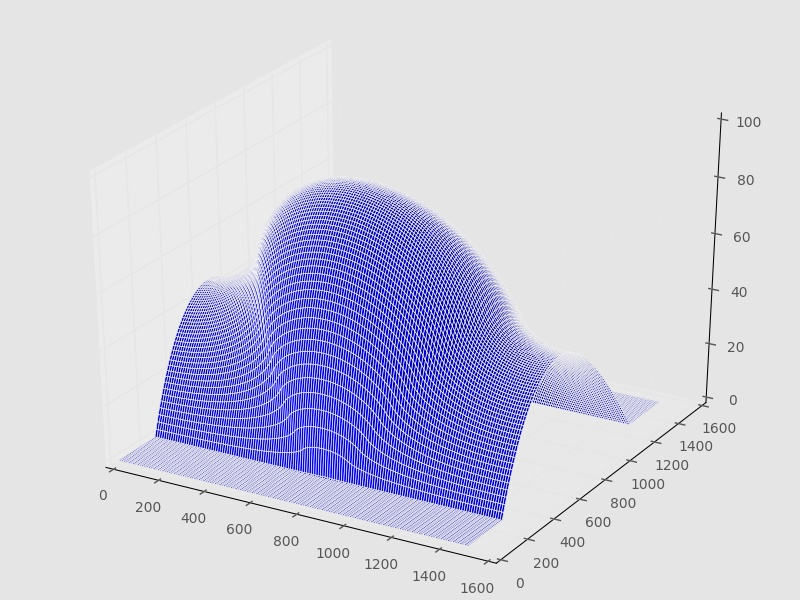

Python code for this plot:
import numpy as np
import matplotlib.pyplot as plt
from mpl_toolkits.mplot3d import Axes3D
from util import estimate_albedo_illumination
import cv2 as cv

plt.style.use('ggplot')

E = cv.imread('cup.jpeg') 
E = cv.cvtColor(E, cv.COLOR_BGR2GRAY)

E = E / np.max(E)

[albedo, I, slant, tilt] = estimate_albedo_illumination(E)

Fe = np.fft.fft(E)

[M, N] = np.shape(E)
[x, y] = np.meshgrid(np.linspace(1, N, N), np.linspace(1, M, M))
wx = (2 * np.pi * x) / M
wy = (2 * np.pi * y) / N

eps = 0.0001
Fz = Fe / (-1j * wx * np.cos(tilt) * np.sin(slant) - 1j * wy * np.sin(tilt) * np.sin(slant) + eps)

z = np.abs(np.fft.ifft(Fz))

fig = plt.figure()
ax = Axes3D(fig)
ax.plot_surface(x, y, z)
plt.savefig('test4_cup.jpg')
plt.show()
